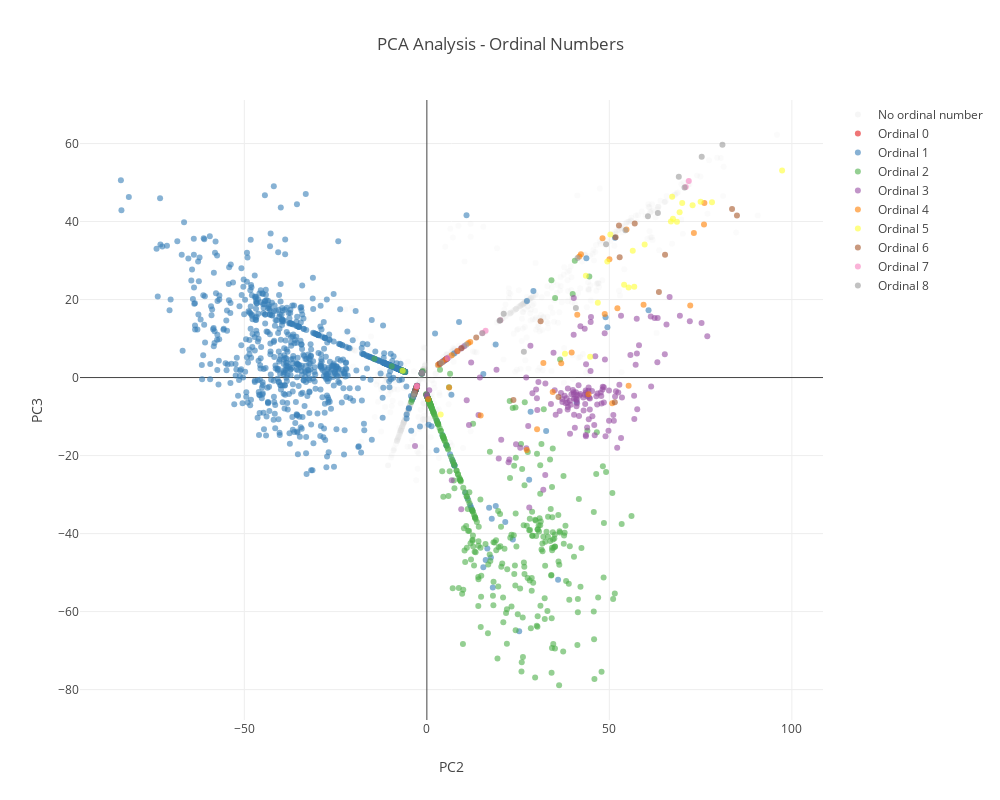

Notebook code cell kept with this figure:
### Code cell
plot_pca_numbers_before_of_plotly(pca_df, pca_path, fs_splitting_cluster, save_figs)

### Figure 1 — Plotly figure (JSON) as saved in the notebook; plotly's stock layout.template omitted (floating-point values rounded to 4 significant figures; data arrays with more than 128 entries replaced by an {"elided": "..."} marker saying what was removed)
{"data": [{"hovertemplate": "PC2: %{x}<br>PC3: %{y}<br>Context: %{text}<extra></extra>", "marker": {"color": "lightgrey", "opacity": 0.1}, "mode": "markers", "name": "No ordinal number", "text": {"elided": "1979 str values"}, "type": "scatter", "x": {"elided": "1979 float values"}, "y": {"elided": "1979 float values"}}, {"hovertemplate": "PC2: %{x}<br>PC3: %{y}<br>Ordinal: 0<br>Context: %{text}<extra></extra>", "marker": {"color": "rgb(228,26,28)", "opacity": 0.6}, "mode": "markers", "name": "Ordinal 0", "text": [" 610, 626 (|1|0th Cir.1990), cert", " 445, 449 (|1|0th Cir.1973) (\"", "571, 1585 (|1|0th Cir.1993). Based"], "type": "scatter", "x": [-1.367, -1.317, -1.253], "y": [1.15, 1.269, 1.418]}, {"hovertemplate": "PC2: %{x}<br>PC3: %{y}<br>Ordinal: 1<br>Context: %{text}<extra></extra>", "marker": {"color": "rgb(55,126,184)", "opacity": 0.6}, "mode": "markers", "name": "Ordinal 1", "text": {"elided": "875 str values"}, "type": "scatter", "x": {"elided": "875 float values"}, "y": {"elided": "875 float values"}}, {"hovertemplate": "PC2: %{x}<br>PC3: %{y}<br>Ordinal: 2<br>Context: %{text}<extra></extra>", "marker": {"color": "rgb(77,175,74)", "opacity": 0.6}, "mode": "markers", "name": "Ordinal 2", "text": {"elided": "352 str values"}, "type": "scatter", "x": {"elided": "352 float values"}, "y": {"elided": "352 float values"}}, {"hovertemplate": "PC2: %{x}<br>PC3: %{y}<br>Ordinal: 3<br>Context: %{text}<extra></extra>", "marker": {"color": "rgb(152,78,163)", "opacity": 0.6}, "mode": "markers", "name": "Ordinal 3", "text": {"elided": "157 str values"}, "type": "scatter", "x": {"elided": "157 float values"}, "y": {"elided": "157 float values"}}, {"hovertemplate": "PC2: %{x}<br>PC3: %{y}<br>Ordinal: 4<br>Context: %{text}<extra></extra>", "marker": {"color": "rgb(255,127,0)", "opacity": 0.6}, "mode": "markers", "name": "Ordinal 4", "text": [" between the background field approach and the conventional approach.| Fourth|, comparing the two approaches we show that if the", "\n\nThe church dates from the 14th|–|15th century.  Rebuilding took", " dates from the 14th–15|th| century.  Rebuilding took place in the", " from the 14th–15th| |century.  Rebuilding took place in the later", " face ~ PandacookieGet with the times, nameless| fourth| banana ~Tofulish\n\nLike Mel I", " catch; check the docs for cvtColor(); the| fourth| argument is an argument for number of destination channels,", "; check the docs for cvtColor(); the fourth| argument| is an argument for number of destination channels, not", " men smoke every day in Lithuania. This is the| fourth| highest rate in the European Union \\[[@B3", " in Uttar Pradesh but bordering New Delhi. Just a| fourth| of them function. Rising crime and poor infrastructure have", " few notes to herself.\n\nIn Daphne’s| fourth|, fifth, and sixth novels, her hero,", " notes to herself.\n\nIn Daphne’s fourth|,| fifth, and sixth novels, her hero, Bill", " to herself.\n\nIn Daphne’s fourth,| fifth|, and sixth novels, her hero, Bill McFarland", "\n\nIn Daphne’s fourth, fifth, and| sixth| novels, her hero, Bill McFarland, had cour", "-1877), queen of Tahiti (|fourth| monarch)\nPōmare V (18", "1877), queen of Tahiti (fourth| monarch|)\nPōmare V (183", " was analysed numerically using a Runge-Kutta| fourth| order routine. Means, maxima, and standard deviations", " analysed numerically using a Runge-Kutta fourth| order| routine. Means, maxima, and standard deviations of", " deflected cut-back. His goal made him the| fourth| United teenager to score in the Champions League.<bos>", " vote, North Carolina would be Henry Clay's| fourth| strongest state after Rhode Island, Vermont and Kentucky.", ", North Carolina would be Henry Clay's fourth| strongest| state after Rhode Island, Vermont and Kentucky. This", " England and France supported this status quo.\nA| fourth| scenario, that Schleswig and Holstein should both be incorporated", " then turn right onto a one-way three-|fourths| loop ramp (270°) and merge onto", "obj.has(\"images\")) {\n          //| Fourth|, check if it's a map of image", ", Greyhound, etc).\n\nThe 4th| Street| jaunt at the west end of the route seems", " building to go would be in the 4th| and| Clybourn Area. I assumed that was another reason", ". Plaintiff then commenced this action alleging violations of the| Fourth|, Fifth, Ninth and Fourteenth Amendments and the Civil", " then commenced this action alleging violations of the Fourth,| Fifth|, Ninth and Fourteenth Amendments and the Civil Rights Act", " this action alleging violations of the Fourth, Fifth,| Ninth| and Fourteenth Amendments and the Civil Rights Act of ", " alleging violations of the Fourth, Fifth, Ninth and| Fourteenth| Amendments and the Civil Rights Act of 18", " ... probable cause\" and thus violative of the| Fourth| Amendment. The instant situation is therefore unlike Baker v", "983 action to lie.\nNeither the| Fourth| nor Fourteenth Amendments guarantees that only the guilty will be", "3 action to lie.\nNeither the Fourth nor| Fourteenth| Amendments guarantees that only the guilty will be arrested.", " leads to an easier and better user experience.\n\n|Fourth|, establishing a reputation for leadership in sustainability can attract"], "type": "scatter", "x": [31.92, 3.127, 54.7, 11.88, 72.15, 27.36, 0.3709, 50.76, 41.21, 44.29, 6.102, 52.2, 48.73, 55.27, 4.135, 59.37, 6.819, 34.48, 30.19, -2.836, 14.73, 11.32, 36.81, 5.129, 8.384, 75.92, 50.02, 48.13, 41.77, 73.16, 76.03, 42.21, 39.67], "y": [3.735, 3.256, 37.96, 9.146, 18.44, -18.56, -5.542, -6.588, 16.11, -4.267, -2.578, 17.75, 16.32, -2.104, 3.934, 18.69, 5.74, -3.687, -13.28, -2.502, -9.748, 8.772, 3.684, 4.603, 6.793, 39.26, 30.33, 35.75, 31.03, 37.09, 44.73, 31.63, 6.449]}, {"hovertemplate": "PC2: %{x}<br>PC3: %{y}<br>Ordinal: 5<br>Context: %{text}<extra></extra>", "marker": {"color": "rgb(255,255,51)", "opacity": 0.6}, "mode": "markers", "name": "Ordinal 5", "text": ["History\n\nThe church dates from the 14|th|–15th century.  Rebuilding", "\n * Inc., 51 Franklin St,| Fifth| Floor, Boston, MA 0211", "1839-1891),| fifth| and last king of Tahiti\n\n Notable New Zealand Māori", "39-1891), fifth and| last| king of Tahiti\n\n Notable New Zealand Māori people named", " University student named Nathaniel Baldwin.1911| Fifth| wheel coupling The fifth wheel coupling provides a pivoting", " Baldwin.1911 Fifth wheel coupling The| fifth| wheel coupling provides a pivoting link between a semi", "-trailer and the towing truck, tractor unit,| leading| trailer or dolly. Some recreational vehicles have a fifth", " leading trailer or dolly. Some recreational vehicles have a| fifth| wheel configuration, requiring the coupling to be installed in", ", and a horseshoe-shaped coupling device called a| fifth| wheel on the rear of the towing vehicle. In", " 1911, Charles Martin invented the| fifth| wheel coupler consisting of a round plate with a hole", " flights;\n        } else {\n          //| Fifth|, check if it's an array of objects", " asserted as arising under the Due Process Clause of the| Fifth| Amendment.\nOnce an alien is ordered \"removed", " court noted that all aliens have liberty interests under the| Fifth| Amendment, but that excludable aliens are limited", "283-284.\nThe| Fifth| Circuit also reviewed the statutory and regulatory context of the", " have rights as \"persons\" for purposes of the| Fifth| Amendment, those rights are limited by the sovereign'", " in speech did not outweigh plenary power)).\nThe| Fifth| Circuit then distinguished Wong Wing, in which the alien", " if the alien could not be detained).\nThe| Fifth| Circuit then restated the principle that excludable", " 296 (citations omitted).\nThe| Fifth| Circuit continued by pointing out that the fact that deportation", "297.\nFor these reasons, the| Fifth| Circuit concluded that INS could detain deportable aliens subject", " in the United States are persons for purposes of the| Fifth| Amendment, the petitioners' heightened constitutional status was stripped", " these cases, we conclude that Judge Caldwell and the| Fifth| Circuit have the better of the argument. Rather than", " these reasons, we agree with Judge Caldwell, the| Fifth| Circuit, and the Tenth Circuit that there is no", " with Judge Caldwell, the Fifth Circuit, and the| Tenth| Circuit that there is no reason to distinguish between depor"], "type": "scatter", "x": [67.19, 59.66, 44.73, 3.78, 97.32, 55.27, -6.605, 56.82, 54.04, 46.83, 37.83, 72.8, 67.42, 66.87, 75.0, 56.41, 43.56, 78.11, 49.44, 68.51, 69.95, 69.24, 50.27], "y": [46.37, 34.11, 5.331, -9.479, 53.11, 23.1, 1.722, 23.27, 23.78, 19.21, 6.086, 44.15, 40.72, 40.02, 45.06, 32.49, 26.1, 44.93, 29.76, 39.92, 44.74, 42.39, 36.7]}, {"hovertemplate": "PC2: %{x}<br>PC3: %{y}<br>Ordinal: 6<br>Context: %{text}<extra></extra>", "marker": {"color": "rgb(166,86,40)", "opacity": 0.6}, "mode": "markers", "name": "Ordinal 6", "text": ["  This is a copy of The Opening of the| Sixth| Seal (part of the Last Judgment) by Francis", " The Opening of the Sixth Seal (part of the| Last| Judgment) by Francis Danby.  Also by", "4 by Henry Harrison II, and the undated| sixth| bell is by James Harrison III.\n\nMemorials", " necessarily in Georgia), see David J. Gross,| Sixth| Amendment—Defendant's Dual Burden in Claims of", " touched my cello since December\n26th.| Every| time I leave on one of these extended trips,", "\n26th. Every time I leave on| one| of these extended trips, I am away from the", "<bos> and revolutionary party \", and over again until the| sixth| edition of 2004, which also", " the Court in conference, this the 6th| of| October 2011.\"\nUpon consideration", " Court in conference, this the 6th of| October| 2011.\"\nUpon consideration of", " the Court in conference, this the 6th| of| October 2011.\"\n<bos>Media", ". In 16th and 17|th| centuries particularly, educated Schleswig-Holsteiners were recruited", " modern age\n\n16th and 17|th| centuries\nGradual Germanification of southern Schleswig became", ", thus increasing again the royal share by a fiscal| sixth| of Holstein and Schleswig. As an effect the complicated", "            return flights;\n          }\n\n          //| Sixth|, check if it's pure JsonObject\n          ", " 862\nUnpublished DispositionNOTICE:| Sixth| Circuit Rule 24(c) states that", " requires service of copies of cited unpublished dispositions of the| Sixth| Circuit.Gloria COOLEY, Plaintiff-Appellant,", "65.\nUnited States Court of Appeals,| Sixth| Circuit.\nApril 10, 1", " She is destroyed by them as well.\n\nThe| sixth| Mardakko, similar to her original self,"], "type": "scatter", "x": [65.25, -3.441, 23.71, 83.61, -2.702, -3.216, 63.57, 13.52, 3.56, 9.539, 56.95, 51.71, 31.16, 51.49, 84.96, 52.63, 52.82, 36.05], "y": [31.48, -4.278, -5.783, 43.21, -2.158, -3.479, 21.91, 10.25, 3.547, 7.571, 39.48, 35.95, 14.41, -6.305, 41.52, 38.96, 30.84, -5.0]}, {"hovertemplate": "PC2: %{x}<br>PC3: %{y}<br>Ordinal: 7<br>Context: %{text}<extra></extra>", "marker": {"color": "rgb(247,129,191)", "opacity": 0.6}, "mode": "markers", "name": "Ordinal 7", "text": [" at the 37th Annual J.P|.| Morgan Healthcare Conference.\n\n2 Forward-Looking Statements", " at the 37th Annual J.P|.| Morgan Healthcare Conference on Tuesday, January 8,", " officials pool of the kings. In 16|th| and 17th centuries particularly, educated Schleswig", " romantics.\n\nEarly modern age\n\n16|th| and 17th centuries\nGradual German", "100459 IN THE 1|4|7TH JUDICIAL DISTRICT COURT\nFROM TRAVIS COUNTY", "459 IN THE 147TH| JUDICIAL| DISTRICT COURT\nFROM TRAVIS COUNTY\n\n\n Per cu", " corpus\r\nin the 147th|  |Judicial District Court of Travis County, that more than", "\r\nin the 147th  |Judicial| District Court of Travis County, that more than "], "type": "scatter", "x": [-2.746, -2.715, 70.93, 71.76, 5.713, 20.11, 15.23, 16.09], "y": [-2.272, -2.191, 48.89, 50.38, 4.996, 14.69, 11.4, 11.98]}, {"hovertemplate": "PC2: %{x}<br>PC3: %{y}<br>Ordinal: 8<br>Context: %{text}<extra></extra>", "marker": {"color": "rgb(153,153,153)", "opacity": 0.6}, "mode": "markers", "name": "Ordinal 8", "text": [" in the later part of the 18th| |century; this included new north and south chapels in", " the Carter family with dates in the 18|th| century, and to the 8th ", " Carter family with dates in the 18th| |century, and to the 8th Duke", "8th century, and to the 8|th| Duke of St Albans, who died", "th century, and to the 8th| |Duke of St Albans, who died in", " century, and to the 8th |Duke| of St Albans, who died in ", "Book it: In an atmospheric 18th|-|century house, the Hospes Casa del Rey de", "Book it: In an atmospheric 18th|-|century house, the Hospes Casa del Rey de", " statement released on Tuesday.\n\nThe vote was the| eighth| election since Africa’s most populous country won independence", " released on Tuesday.\n\nThe vote was the eighth| election| since Africa’s most populous country won independence from", " Steiker point out, \"the basic configuration on| Eighth| Amendment issues remained constant for two decades after Furman:", "the basic configuration on Eighth Amendment issues remained constant for| two| decades after Furman: two unwavering poles competed for the", " who oppose significant regulation of the death penalty through the| Eighth| Amendment. See id. It was thus the remaining", "1978).\n\n[T]he| Eighth| and Fourteenth Amendments require that the sentencer, in", "78).\n\n[T]he Eighth and| Fourteenth| Amendments require that the sentencer, in all but", " of Kylie) on the talent show’s upcoming| eighth| season, though her fellow co-judges have", " ancestor Henry A. Sanders who served in the |1|8th Ohio Regiment, Company B., and was", ". Sanders who served in the 18th| Ohio| Regiment, Company B., and was wounded in the", " and Wagria in 8th century-9|th| century\n\nApart from northern Holstein and Schleswig inhabited by", " Linotype: The Film – In Search of the| Eighth| Wonder of the World (Doug Wilson, 2"], "type": "scatter", "x": [15.17, 54.41, 20.11, 70.6, 60.57, 3.98, 21.05, 10.79, 26.57, -3.713, 75.3, -3.422, 69.02, 80.98, 41.3, 40.83, -1.337, 19.92, 49.1, 63.29], "y": [11.36, 37.77, 14.69, 48.75, 41.38, 3.829, 16.37, 8.416, 6.589, -4.756, 56.61, -4.008, 51.48, 59.7, 30.66, 17.86, 1.221, 14.56, 34.2, 42.16]}], "layout": {"height": 800, "showlegend": true, "title": {"text": "PCA Analysis - Ordinal Numbers"}, "width": 1000, "xaxis": {"title": {"text": "PC2"}}, "yaxis": {"title": {"text": "PC3"}}}}
